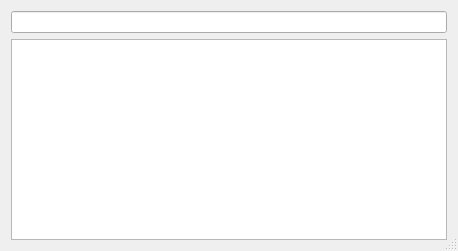
<ui version="4.0" >
 <class>Dialog</class>
 <widget class="QDialog" name="Dialog" >
  <property name="geometry" >
   <rect>
    <x>0</x>
    <y>0</y>
    <width>458</width>
    <height>251</height>
   </rect>
  </property>
  <property name="sizePolicy" >
   <sizepolicy vsizetype="Expanding" hsizetype="Expanding" >
    <horstretch>0</horstretch>
    <verstretch>0</verstretch>
   </sizepolicy>
  </property>
  <property name="sizeIncrement" >
   <size>
    <width>1</width>
    <height>1</height>
   </size>
  </property>
  <property name="windowTitle" >
   <string>Finding Assistant</string>
  </property>
  <property name="sizeGripEnabled" >
   <bool>true</bool>
  </property>
  <layout class="QHBoxLayout" name="horizontalLayout" >
   <item>
    <layout class="QVBoxLayout" name="verticalLayout" >
     <item>
      <widget class="QLineEdit" name="searchfield" >
       <property name="sizePolicy" >
        <sizepolicy vsizetype="Fixed" hsizetype="Expanding" >
         <horstretch>0</horstretch>
         <verstretch>0</verstretch>
        </sizepolicy>
       </property>
      </widget>
     </item>
     <item>
      <widget class="QListView" name="ListFilter" >
       <property name="sizePolicy" >
        <sizepolicy vsizetype="Expanding" hsizetype="Expanding" >
         <horstretch>1</horstretch>
         <verstretch>0</verstretch>
        </sizepolicy>
       </property>
       <property name="font" >
        <font>
         <pointsize>8</pointsize>
        </font>
       </property>
      </widget>
     </item>
    </layout>
   </item>
  </layout>
 </widget>
 <resources/>
 <connections/>
</ui>
